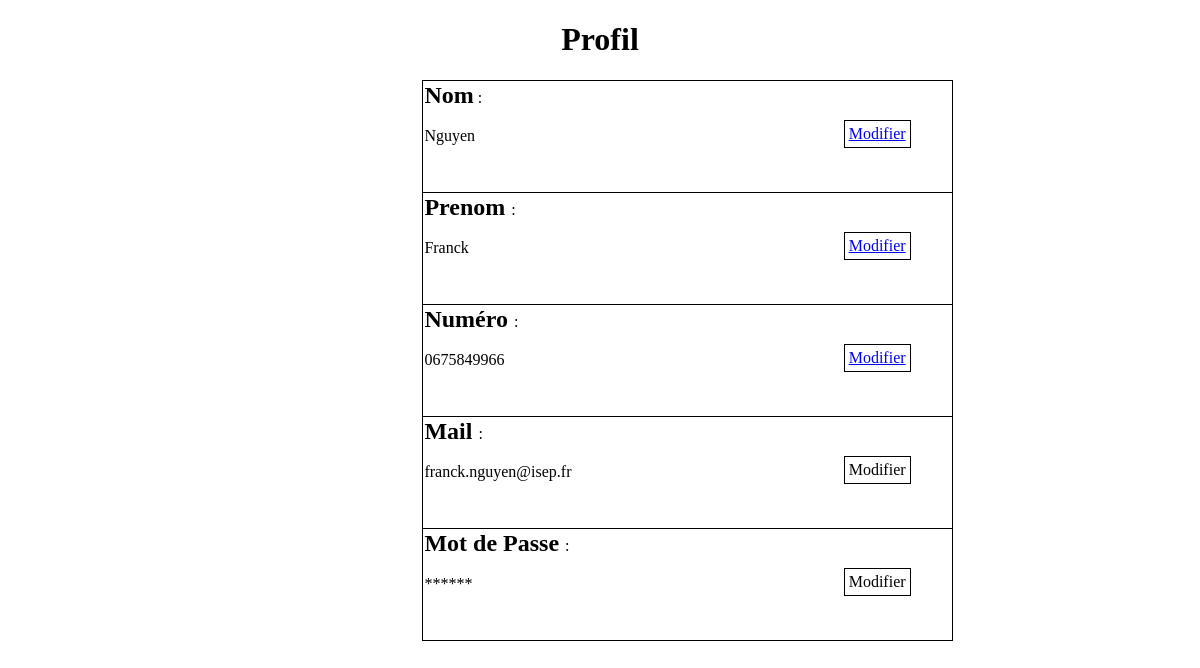
/Vue/profil.php, run on an earlier commit of the app's database.
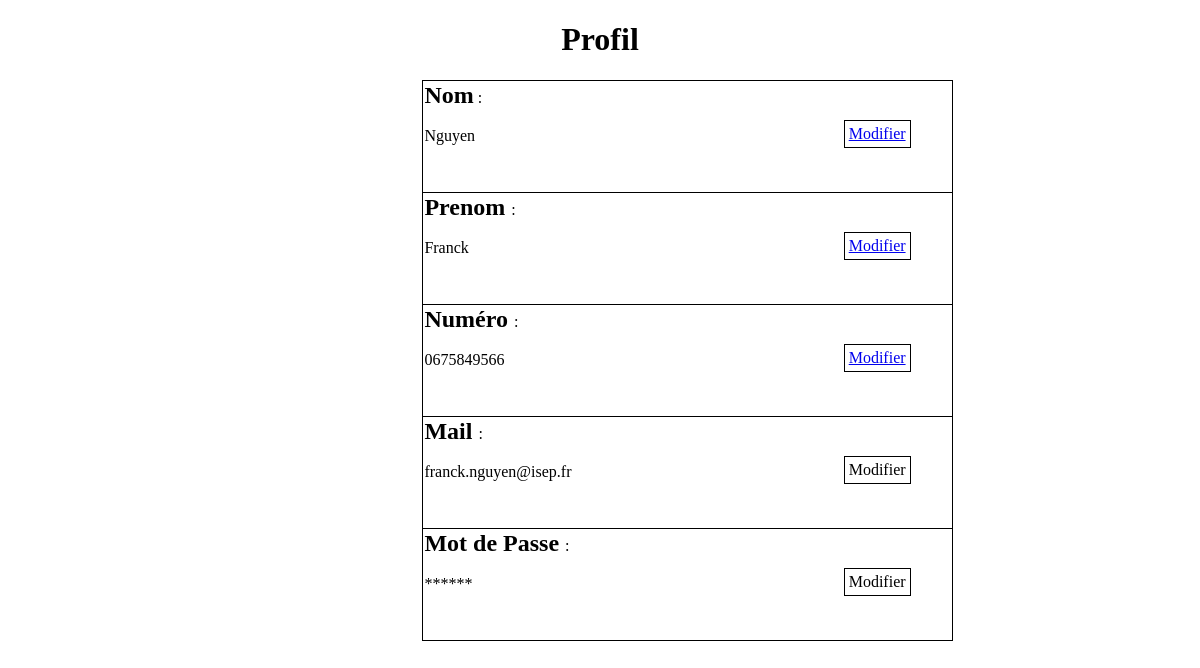
And on a later commit of the database.
### tables this page shows
CREATE TABLE IF NOT EXISTS `utilisateur` (
  `id_utilisateur` int(11) NOT NULL AUTO_INCREMENT,
  `nom` varchar(40) NOT NULL,
  `prenom` varchar(40) NOT NULL,
  `numero` int(10) UNSIGNED ZEROFILL NOT NULL,
  `password` text NOT NULL,
  `type` varchar(200) NOT NULL,
  `mail` varchar(255) NOT NULL,
  PRIMARY KEY (`id_utilisateur`)
);

### Vue/profil.php (the view, shortened to what this page needs)
<!DOCTYPE html>
<html>
<head>
    <link rel="stylesheet" href="Vue/profil.css"/>
</head>
<body>
<h1>Profil</h1>
<?php
function Modifier()
{
    echo '<table id="Modif" >
    <tr>
        <td id="Modifier">Modifier</td>
    </tr> </table>';
}
?>
<?php
try {
    $bdd = new PDO('mysql:host=localhost;dbname=athome;charset=utf8', 'root', '');
} catch (Exception $e) {
    die('Erreur : ' . $e->getMessage());
}
$user = 1;
$reponse = $bdd->prepare('SELECT * FROM utilisateur WHERE id_utilisateur = ? ');
$reponse->execute(array($user));
while ($donnees = $reponse->fetch()) {
    ?>
    <p>
    <table>
        <tr>
            <td><strong>Nom</strong> : <br/><br/>
                <?php if (isset($_GET['nom'])) {
                    echo '<form method="post" action="Vue/liste.php">
                              <input type="text" name="nom" />
                              <input id="Modif" type="submit" name="Valider">
                              </form>';
                } else {
                    echo $donnees['nom'];
                }
                ?>
                <?php if (!isset($_GET['nom'])) {
                    echo '<a href="index.php?nom=1&cible=profil">
                    <table id="Modif">
                        <tr>
                            <td id="Modifier">Modifier</td>
                        </tr>
                    </table>
                    <br/></td>
            </a>';
                }
                ?>
        </tr>
        <tr>
            <td><strong> Prenom </strong> :<br/><br/>
                <?php if (isset($_GET['prenom'])) {
                    echo '<form method="post" action="Vue/liste.php">
                              <input type="text" name="prenom" />
                              <input  id="Modif" type="submit" name="Valider">
                              </form>';
                } else {
                    echo $donnees['prenom'];
                }
                ?>
                <?php if (!isset($_GET['prenom'])) {
                    echo '<a href="index.php?prenom=1&cible=profil">
                    <table id="Modif">
                        <tr>
                            <td id="Modifier">Modifier</td>
                        </tr>
                    </table>
                    <br/></td>
            </a>';
                }
                ?>
        </tr>
        <tr>
            <td><strong> Numéro </strong> :<br/><br/>
                <?php if (isset($_GET['numéro'])) {
                    echo '<form method="post" action="liste.php">
                              <input type="text" name="numéro" />
                              <input  id="Modif" type="submit" name="Valider">
                              </form>';
                } else {
                    echo $donnees['numero'];
                }
                ?>
                <?php if (!isset($_GET['numéro'])) {
                    echo '<a href="index.php?numéro=1&cible=profil">
                    <table id="Modif">
                        <tr>
                            <td id="Modifier">Modifier</td>
                        </tr>
                    </table>
            <br/></td>
            </a>';
                }
                ?>
        </tr>
        <tr>
            <td><strong> Mail </strong> :<br/><br/> <?php echo $donnees['mail']; ?>
                <?php Modifier() ?><br/></td>
        </tr>
        <tr>
            <td><strong> Mot de Passe </strong> :<br/><br/> ******
                <?php Modifier() ?><br/></td>
        </tr>
    </table>
    </p>
    <?php
}
?>
</body>
</html>

What changed in the data, as far as the page shows it:
changed utilisateur "Nguyen": numero "0675849966" → "0675849566"
